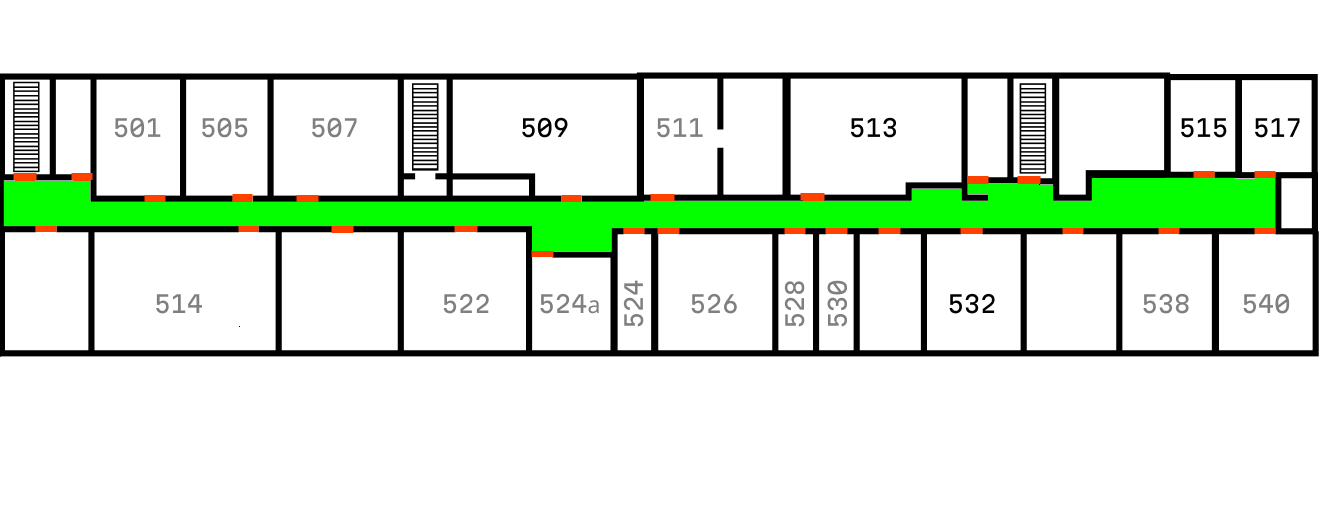
#> input picture preprocessed_plan5.png, 1339 x 522 px, found by its file name
$ python gb4.py
#> lines starting #> are read from the running program, lines starting #| are printed output that depends on the picture; after the words box and inside, x2 and y2 are one past the last pixel; in counts of white or black regions, pixels touching at a corner belong together
import cv2
import numpy as np
import matplotlib.pyplot as plt
from skimage.morphology import skeletonize
from skimage.morphology import thin
import networkx as nx
from scipy.spatial import KDTree

def process_floor_plan(image_path):
    # Загружаем изображение
#> called with image_path = 'preprocessed_plan5.png'
    image = cv2.imread(image_path)
#> image is the input picture: shape (522, 1339, 3); mean B, G, R 216.4, 232.2, 218

    # 1. Выделяем зеленую область (коридор)
    green_mask = extract_green_area(image)

    # 2. Выделяем красные области (двери)
    red_mask = extract_red_areas(image)

    # 3. Строим скелет коридора (центральную артерию)
    corridor_skeleton = create_corridor_skeleton(green_mask)

    # 4. Находим центры красных линий (двери)
    door_points = find_door_centers(red_mask)

    # 5. Строим граф
    G = build_manhattan_graph(door_points, corridor_skeleton, green_mask)

    return G, door_points, corridor_skeleton, green_mask, red_mask

def extract_green_area(image):
    """Выделяем зеленую область (коридор)"""
    hsv = cv2.cvtColor(image, cv2.COLOR_BGR2HSV)
#> hsv: shape (522, 1339, 3); mean H, S, V 3.7, 16.9, 233.2

    # Диапазон зеленого цвета в HSV
    lower_green = np.array([35, 50, 50])
    upper_green = np.array([85, 255, 255])

    green_mask = cv2.inRange(hsv, lower_green, upper_green)
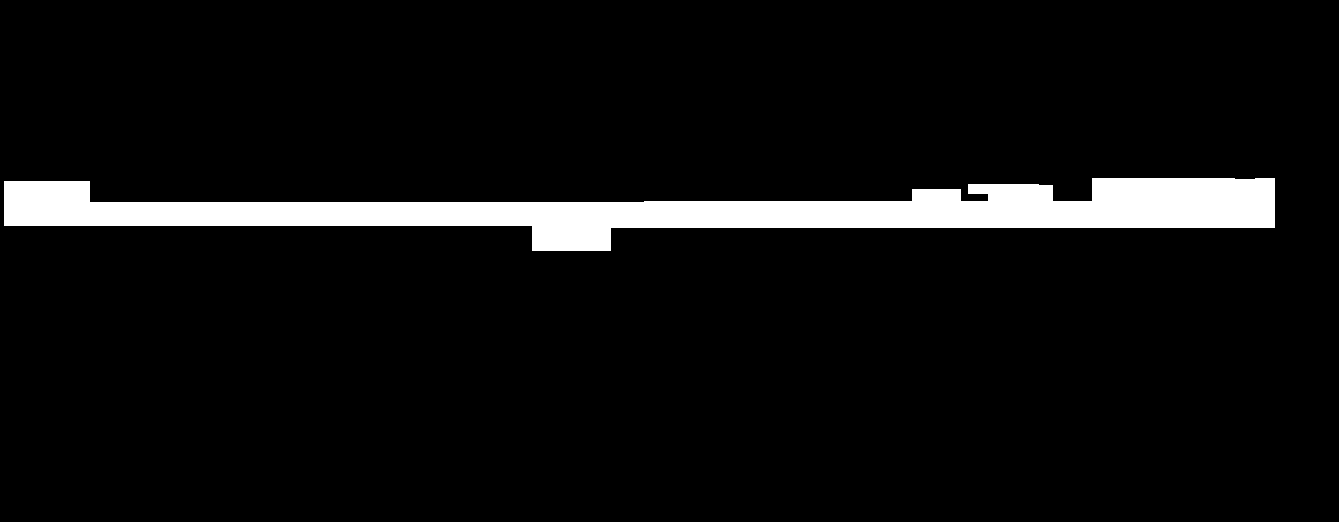
#> green_mask: shape (522, 1339); 6.1% white; 1 white region, box (x1, y1, x2, y2) and area: (4, 178, 1275, 251) 42312

    # Морфологические операции для очистки маски
    kernel = np.ones((3,3), np.uint8)
    green_mask = cv2.morphologyEx(green_mask, cv2.MORPH_CLOSE, kernel)
    green_mask = cv2.morphologyEx(green_mask, cv2.MORPH_OPEN, kernel)

    return green_mask

def extract_red_areas(image):
    """Выделяем красные области (двери)"""
    hsv = cv2.cvtColor(image, cv2.COLOR_BGR2HSV)

    # Два диапазона для красного цвета (т.к. красный на границе HSV)
    lower_red1 = np.array([0, 50, 50])
    upper_red1 = np.array([10, 255, 255])
    lower_red2 = np.array([170, 50, 50])
    upper_red2 = np.array([180, 255, 255])

    red_mask1 = cv2.inRange(hsv, lower_red1, upper_red1)
#> red_mask1: shape (522, 1339); 0.56% white; 26 white regions, largest, box (x1, y1, x2, y2) and area: (800, 193, 825, 201) 195, (1017, 176, 1041, 184) 190, (13, 173, 37, 181) 188
    red_mask2 = cv2.inRange(hsv, lower_red2, upper_red2)
#> red_mask2: shape (522, 1339); every value is 0
    red_mask = cv2.bitwise_or(red_mask1, red_mask2)

    return red_mask

def create_corridor_skeleton(green_mask):
    """Создаем скелет коридора (центральную артерию)"""
    # Убедимся, что маска бинарная
    _, binary = cv2.threshold(green_mask, 1, 255, cv2.THRESH_BINARY)

    # Скелетонизация
    skeleton = thin(binary // 255)
#> skeleton: shape (522, 1339) bool; 0.18% white in thin lines or dots, all inside (x1, y1, x2, y2) = (26, 189, 1256, 227)
    skeleton = (skeleton * 255).astype(np.uint8)


    # Очищаем скелет от мелких ответвлений
    skeleton = clean_skeleton(skeleton)

    return skeleton

def clean_skeleton(skeleton):
    """Очищаем скелет от мелких ответвлений"""
    # Находим концевые точки
    endpoints = find_endpoints(skeleton)
#> endpoints = [(189, 972), (197, 1255), (203, 26)]

    # Удаляем короткие ответвления
    for y, x in endpoints:
        # Прослеживаем ответвление от концевой точки
        branch_length = trace_branch_length(skeleton, (x, y))
        if branch_length < 20:  # Удаляем короткие ответвления
            remove_branch(skeleton, (x, y))
#> this loop made 3 passes
#> branch_length on passes 1 to 3: 17, 1, 44
#> skeleton: shape (522, 1339); 0.18% white in thin lines or dots, all inside (x1, y1, x2, y2) = (26, 190, 1255, 227)

    return skeleton

def find_endpoints(skeleton):
    """Находим концевые точки скелета"""
    endpoints = []
    for y in range(1, skeleton.shape[0]-1):
        for x in range(1, skeleton.shape[1]-1):
            if skeleton[y, x] == 255:
                # Считаем количество соседей
                neighbors = 0
                for dy in [-1, 0, 1]:
                    for dx in [-1, 0, 1]:
                        if dx == 0 and dy == 0:
                            continue
                        if skeleton[y+dy, x+dx] == 255:
                            neighbors += 1
                if neighbors == 1:  # Концевая точка
                    endpoints.append((y, x))
    return endpoints

def trace_branch_length(skeleton, start_point):
    """Определяем длину ответвления"""
    x, y = start_point
    length = 0
    visited = set()
    queue = [(x, y)]

    while queue:
        x, y = queue.pop(0)
        if (x, y) in visited:
            continue
        visited.add((x, y))
        length += 1

        # Ищем следующий пиксель
        for dx, dy in [(-1,0), (1,0), (0,-1), (0,1)]:
            nx, ny = x + dx, y + dy
            if (0 <= nx < skeleton.shape[1] and 0 <= ny < skeleton.shape[0] and
                skeleton[ny, nx] == 255 and (nx, ny) not in visited):
                queue.append((nx, ny))
                break

    return length

def remove_branch(skeleton, start_point):
    """Удаляем ответвление из скелета"""
    x, y = start_point
    visited = set()
    queue = [(x, y)]

    while queue:
        x, y = queue.pop(0)
        if (x, y) in visited:
            continue
        visited.add((x, y))
        skeleton[y, x] = 0

        # Ищем следующий пиксель
        for dx, dy in [(-1,0), (1,0), (0,-1), (0,1)]:
            nx, ny = x + dx, y + dy
            if (0 <= nx < skeleton.shape[1] and 0 <= ny < skeleton.shape[0] and
                skeleton[ny, nx] == 255 and (nx, ny) not in visited):
                # Проверяем, не является ли это точкой ветвления
                neighbors = 0
                for ddx, ddy in [(-1,0), (1,0), (0,-1), (0,1)]:
                    nnx, nny = nx + ddx, ny + ddy
                    if (0 <= nnx < skeleton.shape[1] and 0 <= nny < skeleton.shape[0] and
                        skeleton[nny, nnx] == 255):
                        neighbors += 1
                if neighbors <= 2:  # Продолжаем только если не точка ветвления
                    queue.append((nx, ny))

def find_door_centers(red_mask):
    """Находим центры красных линий (двери)"""
    # Находим контуры красных областей
    contours, _ = cv2.findContours(red_mask, cv2.RETR_EXTERNAL, cv2.CHAIN_APPROX_SIMPLE)
#> contours = 26 contours; largest, box (x1, y1, x2, y2) and area: (800, 193, 825, 201) 164, (1017, 176, 1041, 184) 160, (13, 173, 37, 181) 158, (967, 176, 989, 184) 146, (650, 194, 675, 201) 144

    door_points = []
    for contour in contours:
        # Аппроксимируем контур до линии
        if len(contour) >= 2:
            # Находим ориентированную bounding box
            rect = cv2.minAreaRect(contour)
            center, size, angle = rect
            door_points.append((int(center[0]), int(center[1])))
#> this loop made 26 passes
#> (contour, rect) on passes 2 to 6: ([[1158, 228], [1158, 233], [1179, 233], [1179, 228]], ((1168.5, 230.5), (5, 21), -90)), ([[1062, 228], [1062, 233], [1083, 233], [1083, 228]], ((1072.5, 230.5), (5, 21), -90)), ([[960, 228], [960, 233], [982, 233], [982, 228]], ((971, 230.5), (5, 22), -90)), ([[878, 228], [878, 233], [900, 233], [900, 228]], ((889, 230.5), (5, 22), -90)), ([[825, 228], [825, 233], [847, 233], [847, 228]], ((836, 230.5), (5, 22), -90))
#> after the loop, door_points = 26 pairs, first value 24 to 1264, second value 174 to 253

    return door_points

def build_manhattan_graph(door_points, corridor_skeleton, green_mask):
    """Строим граф с манхэттеновскими путями"""
    G = nx.Graph()

    # Добавляем узлы для дверей
    for i, door in enumerate(door_points):
        G.add_node(f"door_{i}", pos=door, type='door')
#> this loop made 26 passes
#> door on passes 1 to 8: (542, 253), (1168, 230), (1072, 230), (971, 230), (889, 230), (836, 230), (794, 230), (668, 230)

    # Находим точки скелета для соединения
    skeleton_points = np.column_stack(np.where(corridor_skeleton > 0))
#> skeleton_points = 1249 pairs, first value 190 to 226, second value 26 to 1254
    if len(skeleton_points) == 0:
        return G

    # Создаем KD-дерево для быстрого поиска ближайших точек скелета
    skeleton_kdtree = KDTree(skeleton_points[:, [1, 0]])  # меняем порядок (x,y)

    # Для каждой двери находим ближайшую точку на скелете
    for i, door in enumerate(door_points):
        door_node = f"door_{i}"

        # Находим ближайшую точку скелета
        distance, idx = skeleton_kdtree.query([door])
        nearest_skeleton_point = (skeleton_points[idx[0], 1], skeleton_points[idx[0], 0])

        # Создаем манхэттеновский путь от двери до скелета
        path = create_manhattan_path(door, nearest_skeleton_point, green_mask)

        # Добавляем путь в граф
        if path and len(path) > 1:
            # Добавляем промежуточные точки пути
            prev_point = door
            prev_node = door_node

            for j, point in enumerate(path[1:], 1):  # начинаем с 1, т.к. 0 - это дверь
                point_node = f"path_{i}_{j}"
                G.add_node(point_node, pos=point, type='path_point')
                G.add_edge(prev_node, point_node, weight=distance_between(prev_point, point))
                prev_node = point_node
                prev_point = point

            # Соединяем последнюю точку пути с точкой скелета
            skeleton_node = f"skeleton_{i}"
            G.add_node(skeleton_node, pos=nearest_skeleton_point, type='skeleton_point')
            G.add_edge(prev_node, skeleton_node,
                      weight=distance_between(prev_point, nearest_skeleton_point))
#> this loop made 26 passes
#> (door_node, distance, idx, path, skeleton_node) on passes 1 to 4: ('door_0', [29.97], [1215], [(542, 253), (542, 226), (555, 226)], 'skeleton_0'), ('door_1', [27], [122], [(1168, 230), (1168, 203), (1168, 203)], 'skeleton_1'), ('door_2', [16], [1117], [(1072, 230), (1072, 214), (1072, 214)], 'skeleton_2'), ('door_3', [16], [1079], [(971, 230), (971, 214), (971, 214)], 'skeleton_3')
#> `G, doors, skeleton, green_mask, red_mask = process_floor_plan(image_pa..`: doors has the same summary as door_points in find_door_centers

    return G

def create_manhattan_path(start, end, green_mask):
    """Создаем манхэттеновский путь (только горизонтальные/вертикальные отрезки)"""
    path = [start]

    # Первый отрезок: горизонтальное движение
    intermediate1 = (end[0], start[1])

    # Проверяем, что промежуточные точки находятся в коридоре
    if is_point_in_green_area(intermediate1, green_mask):
        path.append(intermediate1)
        path.append(end)
    else:
        # Пробуем вертикальное движение первым
        intermediate1 = (start[0], end[1])
        if is_point_in_green_area(intermediate1, green_mask):
            path.append(intermediate1)
            path.append(end)
        else:
            # Если прямой путь не работает, ищем альтернативный маршрут
            path = find_alternative_manhattan_path(start, end, green_mask)

    return path

def is_point_in_green_area(point, green_mask):
    """Проверяем, находится ли точка в зеленой области (коридоре)"""
    x, y = int(point[0]), int(point[1])
    if 0 <= x < green_mask.shape[1] and 0 <= y < green_mask.shape[0]:
        return green_mask[y, x] > 0
    return False

# [22 lines left out: function find_alternative_manhattan_path, not called in this run]

def distance_between(point1, point2):
    """Вычисляем манхэттеновское расстояние между точками"""
    return abs(point1[0] - point2[0]) + abs(point1[1] - point2[1])

def visualize_results(image, G, door_points, corridor_skeleton, green_mask, red_mask):
    """Визуализация результатов"""
    fig, axes = plt.subplots(2, 3, figsize=(18, 12))

    # Исходное изображение
    axes[0,0].imshow(cv2.cvtColor(image, cv2.COLOR_BGR2RGB))
    axes[0,0].set_title('Исходное изображение')

    # Зеленая маска (коридор)
    axes[0,1].imshow(green_mask, cmap='Greens')
    axes[0,1].set_title('Коридор (зеленая область)')

    # Красная маска (двери)
    axes[0,2].imshow(red_mask, cmap='Reds')
    axes[0,2].set_title('Двери (красные области)')

    # Скелет коридора
    axes[1,0].imshow(corridor_skeleton, cmap='gray')
    axes[1,0].set_title('Центральная артерия коридора')

    # Все обнаруженные точки
    result_img = image.copy()
    for door in door_points:
        cv2.circle(result_img, door, 6, (0, 0, 255), -1)  # Красные - двери
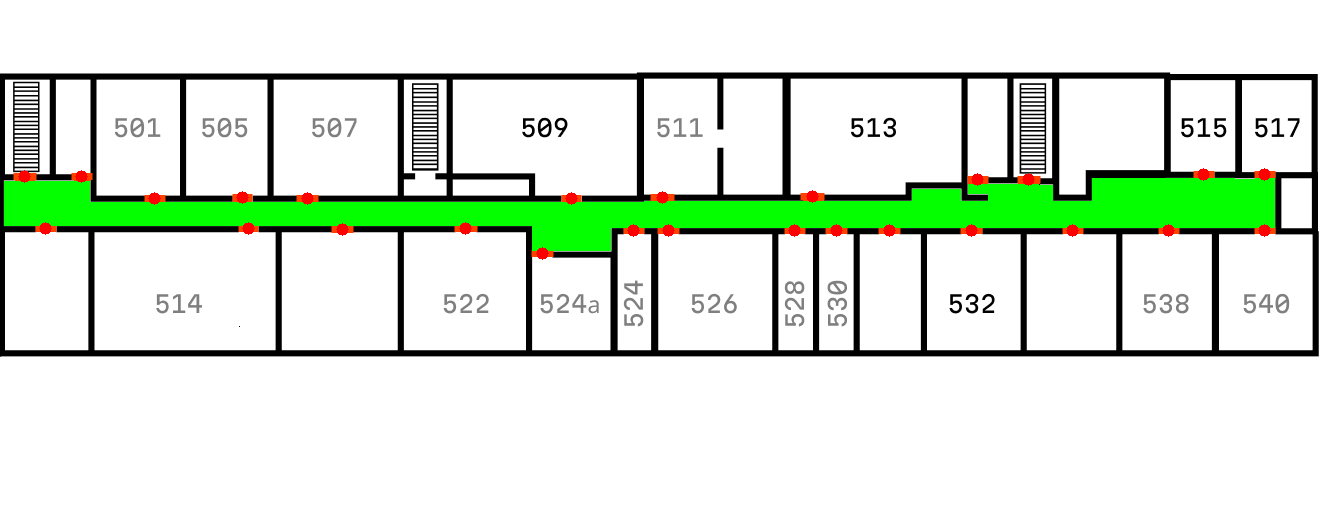
#> result_img: shape (522, 1339, 3); 0.42% of pixels changed, all inside (x1, y1, x2, y2) = (18, 168, 1271, 260)

    # Рисуем скелет поверх изображения
    skeleton_points = np.where(corridor_skeleton > 0)
#> skeleton_points = 1249 positions, rows 190 to 226, columns 26 to 1254
    for y, x in zip(skeleton_points[0], skeleton_points[1]):
        cv2.circle(result_img, (x, y), 2, (255, 0, 0), -1)  # Синие - точки скелета
#> this loop made 1249 passes
#> (y, x) on passes 1 to 3: (190, 989), (190, 990), (191, 991)
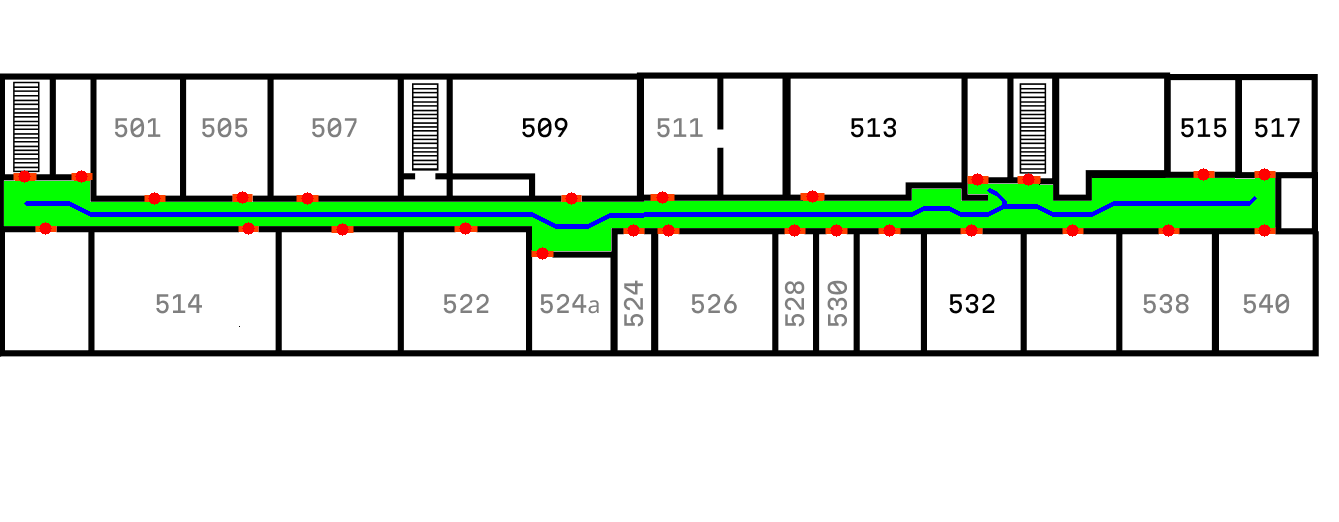
#> result_img: shape (522, 1339, 3); 0.89% of pixels changed, all inside (x1, y1, x2, y2) = (24, 188, 1257, 229)

    axes[1,1].imshow(cv2.cvtColor(result_img, cv2.COLOR_BGR2RGB))
    axes[1,1].set_title('Двери и центральная артерия')

    # Финальный граф
    final_img = image.copy()

    # Рисуем ребра графа
    for edge in G.edges():
        node1_pos = G.nodes[edge[0]]['pos']
        node2_pos = G.nodes[edge[1]]['pos']
        cv2.line(final_img, node1_pos, node2_pos, (0, 255, 0), 2)
#> final_img: shape (522, 1339, 3); 0.27% of pixels changed, all inside (x1, y1, x2, y2) = (23, 173, 1266, 255)

    # Рисуем узлы графа
    for node, data in G.nodes(data=True):
        pos = data['pos']
        if data['type'] == 'door':
            cv2.circle(final_img, pos, 6, (0, 0, 255), -1)  # Красные - двери
        elif data['type'] == 'path_point':
            cv2.circle(final_img, pos, 3, (255, 255, 0), -1)  # Голубые - точки пути
        elif data['type'] == 'skeleton_point':
            cv2.circle(final_img, pos, 4, (255, 0, 0), -1)  # Синие - точки скелета
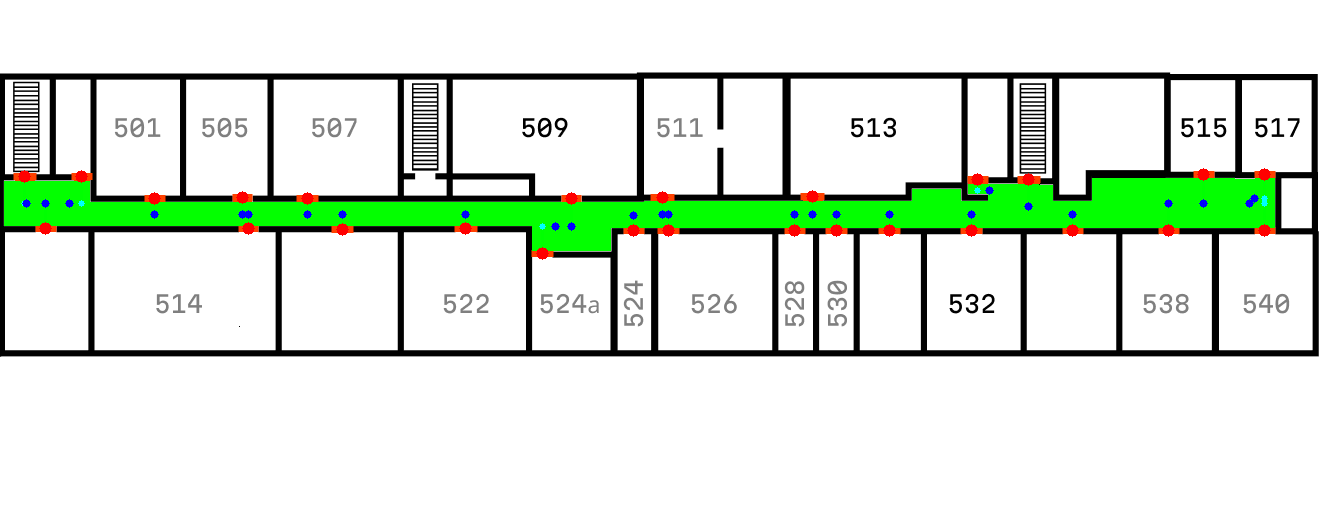
#> final_img: shape (522, 1339, 3); mean B, G, R 216.8, 231.2, 218.1

    axes[1,2].imshow(cv2.cvtColor(final_img, cv2.COLOR_BGR2RGB))
    axes[1,2].set_title('Финальный граф с манхэттеновскими путями')

    plt.tight_layout()
    plt.show()
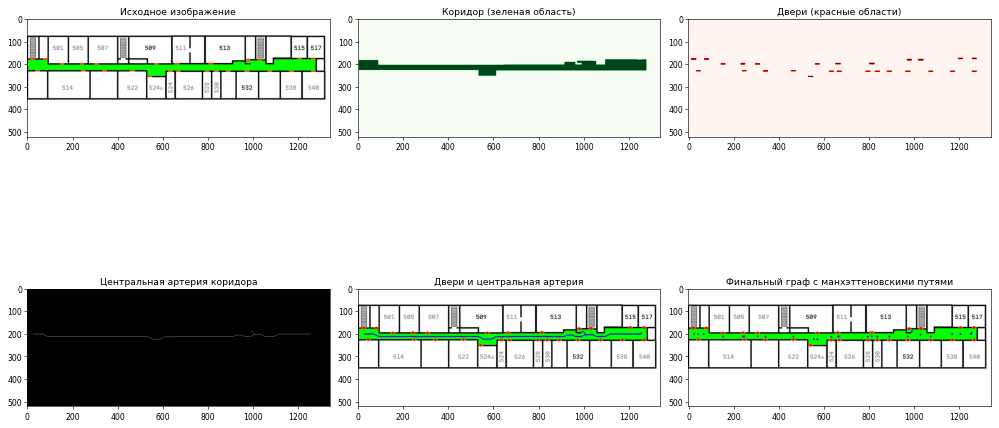
#> figure drawn by matplotlib, 6 panels

# Использование
if __name__ == "__main__":
    image_path = "preprocessed_plan5.png"
    G, doors, skeleton, green_mask, red_mask = process_floor_plan(image_path)

    # Загружаем изображение для визуализации
    image = cv2.imread(image_path)
    visualize_results(image, G, doors, skeleton, green_mask, red_mask)

    # Выводим информацию о графе
    print(f"Всего дверей: {len(doors)}")
#| Всего дверей: 26
    print(f"Всего вершин в графе: {G.number_of_nodes()}")
#| Всего вершин в графе: 104
    print(f"Всего ребер в графе: {G.number_of_edges()}")
#| Всего ребер в графе: 78

    # Сохраняем граф для дальнейшего использования
#> (the run stopped early here; a loop or call above may not have finished)
